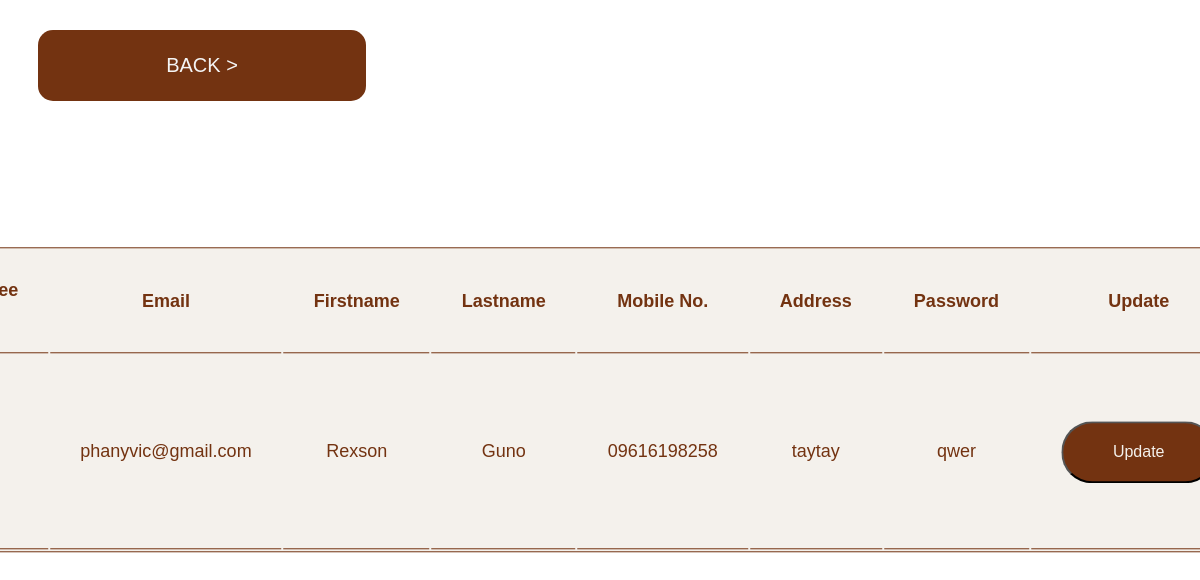
Screenshot of /PHP/cashieracc.php with the database file from the repository.
### tables this page shows
CREATE TABLE `cashier` (
  `empid` int(255) NOT NULL,
  `email` varchar(255) NOT NULL,
  `fname` varchar(255) NOT NULL,
  `lname` varchar(255) NOT NULL,
  `mobile` varchar(11) NOT NULL,
  `address` varchar(255) NOT NULL,
  `password` varchar(255) NOT NULL,
  `image` varchar(255) NOT NULL
);

### PHP/cashieracc.php (the view, shortened to what this page needs)
<?php
include('DBconn.php');
?>
    <link rel="stylesheet" type="text/css" href="../CSS/ACCtable.css">
<div>
                <div class="ADD">
                <p><a href="admin-dashboard.php">BACK ></a></p>
                </div>
    <table class="table">
                <thead>
                    <tr>
                    <th scope="col">Empolyee ID</th>
                    <th scope="col">Email</th>
                    <th scope="col">Firstname</th>
                    <th scope="col">Lastname</th>
                    <th scope="col">Mobile No.</th>
                    <th scope="col">Address</th>
                    <th scope="col">Password</th>
                    <th scope="col">Update</th>
                    </tr>
                </thead>
                <tbody>
                            <?php
                            $sql="SELECT * FROM `cashier`";
                            $result=mysqli_query($con,$sql);
                            if($result){
                                while($row=mysqli_fetch_assoc($result)){
                                    $image = $row['image'];
                                    $empid = $row['empid'];
                                    $email = $row['email'];
                                    $fname = $row['fname'];
                                    $lname = $row['lname'];
                                    $mobile = $row['mobile'];
                                    $address = $row['address'];
                                    $password = $row['password'];
                        echo
                        '<tr>
                        <td>
                            <img src="profileimg/'.$image.'" />
                        </td>
                        <td> '.$empid.' </td>
                        <td> '.$email.' </td>
                        <td> '.$fname.' </td>
                        <td> '.$lname.' </td>
                        <td> '.$mobile.' </td>
                        <td> '.$address.' </td>
                        <td> '.$password.' </td>
                        <td>
                        <button class="button">
                                <a href="cashierupdate.php? updateempid='.$empid.' ">Update</a>
                            </button>
                        </td>
                        <td>
                            <button class="button">
                                <a href="cashieraccdelete.php? deleteid='.$empid.' ">Delete</a>
                            </button>
                        </td>
                        </tr>';
                             }
                        }
                        ?>
                    </tbody>
        </table>
</div>

### CSS/ACCtable.css (style rules this page uses)
.table { color: #733311; background-color: #F4F1EC; position: absolute; top: 50%; left: 50%; transform: translate(-50%,-50%); width: 900px; height: 300px; border-bottom: 1px solid #733311; border: 1px solid #733311; border-radius: 15px; font-family: 'Poppins', sans-serif; font-size: large; }
.table td { text-align: center; }
.table th,td { border-bottom: 1px solid #733311; }
.table th,tr,td { padding: 30px; }
.ADD { background-color: #733311; width: 300px; margin-top: 30px; text-align: center; padding: 8px 14px; border-radius: 15px; margin-left: 30px; font-family: helvetica; }
.ADD a { text-decoration: none; color: #f5f5f5; font-size: 20px; }
.button { background-color: #733311; border-radius: 50px; color: #F4F1EC; padding: 20px 50px; text-align: center; display: inline-block; font-size: 16px; font-style: helvetica; }
.button a { text-decoration: none; color: #F4F1EC; }

### rows the page displays
cashier: email "phanyvic@gmail.com", fname "Rexson", lname "Guno", mobile "09616198258", address "taytay", password "qwer"
